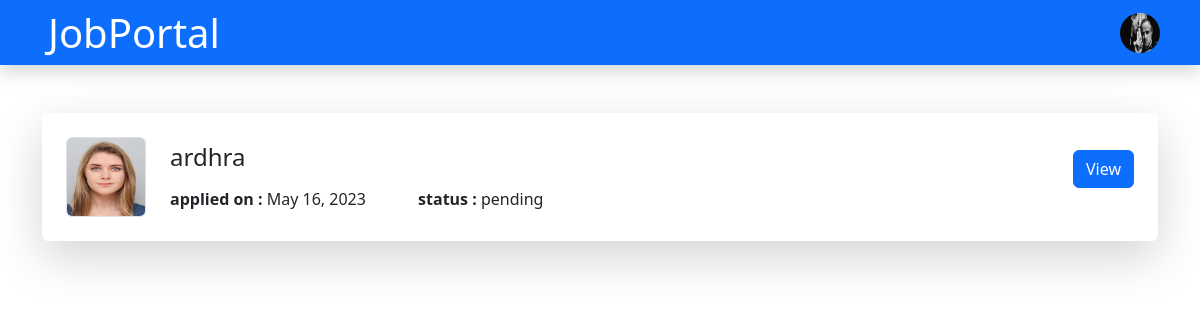
Screenshot of /job/4/application/list/ (signed in) with the database file from the repository.
### api/models.py (models this page shows, shortened)
class User(AbstractUser):
      options = (
        ("candidate","candidate"),
        ("employer","employer")
      )
      role = models.CharField(max_length=200,choices=options)

class CompanyProfile(models.Model):
    user = models.OneToOneField(User, on_delete=models.CASCADE,related_name='employerprofile')
    phone = models.CharField(max_length=10)
    logo = models.ImageField(upload_to="logos", null=True,blank=True)
    description = models.CharField(max_length=500)
    location = models.CharField(max_length=200)
    adress =  models.CharField(max_length=300)
    company_name = models.CharField(max_length=200)

class Application(models.Model):
    job = models.ForeignKey(Job, on_delete=models.CASCADE)
    candidate = models.ForeignKey(CandidateProfile, on_delete=models.CASCADE)
    options = (
        ("pending","pending"),
		("accept","accept"),
		("reject","reject"),
        ("cancelled","cancelled")
    )
    status = models.CharField(max_length=200,choices=options,default="pending")
    apply_date = models.DateField(auto_now_add=True)
    is_active=models.BooleanField(default=True)
    class Meta:
        ordering=['-apply_date']

class CandidateProfile(models.Model):
    user = models.OneToOneField(User, on_delete=models.CASCADE,related_name='employeeprofile')
    phone = models.CharField(max_length=10)
    image = models.ImageField(upload_to="images",null=True,blank=True)
    genders=(
            ('Male','Male'),
            ('Female','Female'),
            ('Other','Other')
        )
    gender = models.CharField(max_length=10,choices=genders,default="Male")
    qualification = models.CharField(max_length=200)
    resume = models.FileField(upload_to="resumes",null=True,blank=True)
    location = models.CharField(max_length=200)
    ready_to_relocate = models.BooleanField(default=False)
    skills = models.CharField(max_length=200)
    experience = models.CharField(max_length=200)
    description=models.CharField(max_length=500)
    def __str__ (self):
        return self.user.first_name

### Job/views.py (the view)
# urls.py: path('job/<int:id>/application/list/',views.ApplicationListView.as_view(),name='application-list'),
@method_decorator(employerdecs,name='dispatch')
class ApplicationListView(ListView):
    model=Application
    template_name='application-list.html'
    context_object_name='apps'
    def get_queryset(self):
        id=self.kwargs.get('id')
        job=Job.objects.get(id=id)
        return Application.objects.filter(job=job,status='pending')

### Job/views.py (called while the page is built)
def employersignin_required(fn):
    def wrapper(request,*args,**kwargs):
        if request.user.is_authenticated and request.user.role=='employer':
            return fn(request,*args,**kwargs)
        else:
            return redirect('error')
    return wrapper

### Job/templates/application-list.html
{%extends 'employer-base.html'%}
{%block body%}
<link href="https://cdnjs.cloudflare.com/ajax/libs/font-awesome/5.10.0/css/all.min.css" rel="stylesheet">
<body>
    <div class="container-xxl py-5 " >
        <div class="container ">
            <div class="tab-class text-center wow fadeInUp" >
                <div class="tab-content">
                    <div id="tab-1" class="tab-pane fade show active ">
                        {%for a in apps%}
                        <div class="job-item-1 job-item p-4 mb-4  p-3 shadow-lg rounded">
                            <div class="row g-4">
                                <div class="col-sm-12 col-md-8 d-flex align-items-center">
                                    <img class="flex-shrink-0 img-fluid border rounded" src="{{a.candidate.image.url}}" alt="" style="width: 80px; height: 80px;">
                                    <div class="text-start ps-4">
                                        <h4 class="mb-3">{{a.candidate}}</h4>
                                        <span class="text-truncate me-5"><strong>applied on :</strong> {{a.apply_date}}</span>
                                        <span class="text-truncate me-0"><strong>status :</strong> {{a.status}} </span>
                                    </div>
                                </div>
                                <div class="col-sm-12 col-md-4 d-flex flex-column align-items-start align-items-md-end justify-content-center">
                                    <div class="d-flex mb-3">
                                        <a class="btn btn-primary" href="{%url 'candidate-details' a.id %}">View</a>
                                    </div>
                                </div>
                            </div>
                        </div>
                        {%endfor%}
                    </div>
                </div>
            </div>
        </div>
    </div>
</body>
{%endblock%}

### Job/templates/employer-base.html (shortened to what this page needs)
<!DOCTYPE html>
<html lang="en">
<head>
    <link href="https://cdn.jsdelivr.net/npm/bootstrap@5.3.0-alpha3/dist/css/bootstrap.min.css" rel="stylesheet">
</head>
<body>
   <nav class=" navbar navbar-expand-lg bg-primary navbar-light shadow sticky-top p-4 ">
    <h1 class="m-0 text-white ms-4">JobPortal</h1>
    <div class="collapse navbar-collapse " id="navbarCollapse" >
        <div class="navbar-nav ms-auto p-4 p-lg-0">
            <a href="{%url 'employer-home'%}" class="nav-item nav-link active text-primary me-4"><i class="fa-solid fa-house fa-lg" ></i></a>
            {%if request.user.employerprofile%}
            <a href="{%url 'company-profile'%}" class="nav-item nav-link text-primary me-4"><i class="fa-solid fa-user fa-lg" ></i></a>
            {%else%}
            <a href="{%url 'companyprofile-create'%}" class="nav-item nav-link text-primary me-4"><i class="fa-solid fa-user fa-lg" ></i></a>
            {%endif%}
            <div class="nav-item dropdown job me-4">
                <a href="#" class="nav-link dropdown-toggle text-primary" data-bs-toggle="dropdown"><i class="fa-solid fa-briefcase fa-lg"></i></a>
            </div>
            <div class="dropdown me-3" >
                <img src="{{request.user.employerprofile.logo.url}}" class="rounded-circle"  data-bs-toggle="dropdown" aria-expanded="false" height="40px" width="40px">
              </div>
            </div>
    </div>
</nav>
{%block body%}
{%endblock%}
</body>
</html>

### Job/templates/employer-base.html (style rules this page uses)
.navbar { height: 65px; }

### rows the page displays
User: user.employerprofile.logo (picture)
Application: candidate.image (picture), candidate "ardhra", apply_date "May 16, 2023", status "pending"
